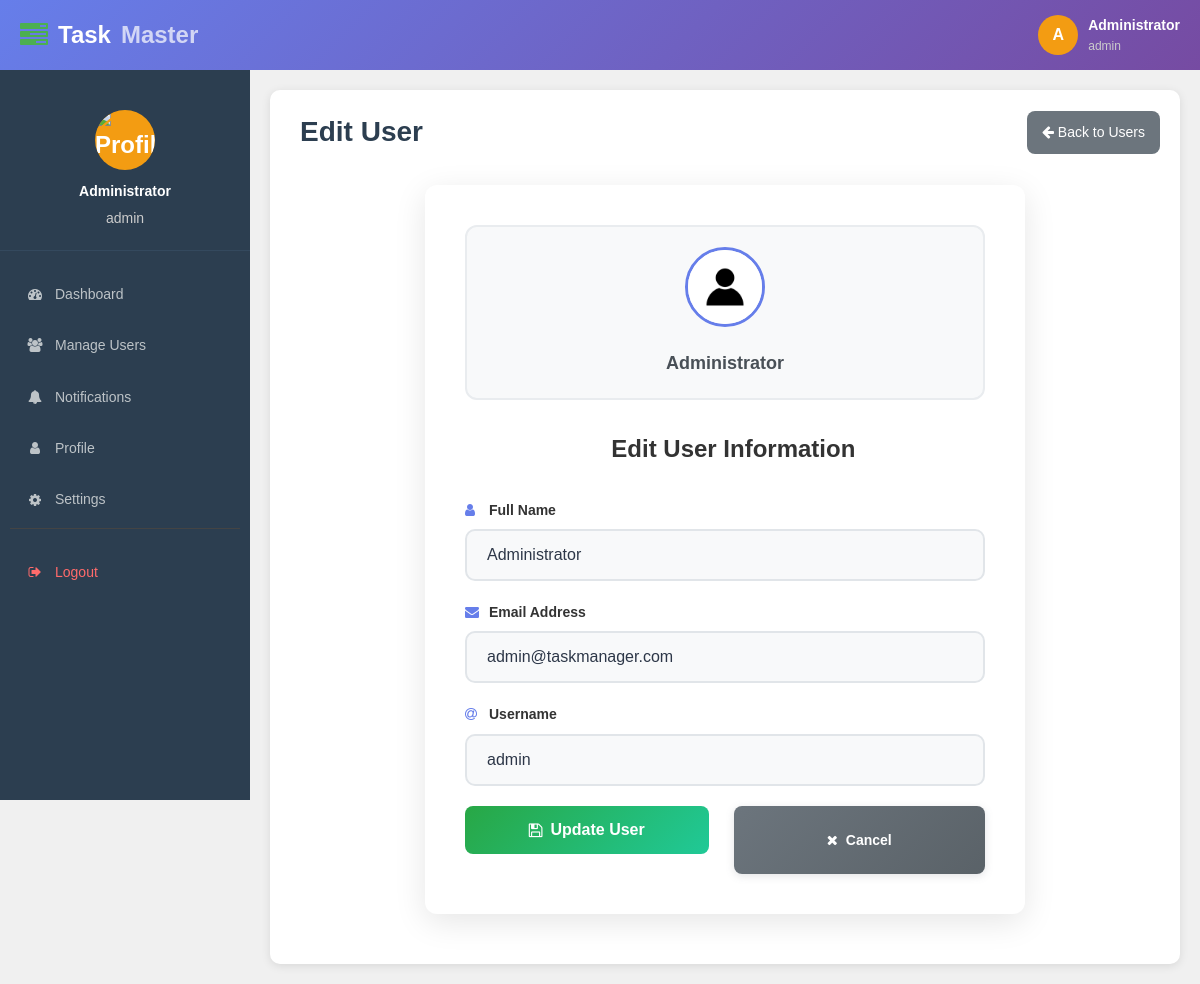
/edit-user.php?id=1 (signed in), run on the app's committed database.
### tables this page shows
CREATE TABLE users (
    id INT AUTO_INCREMENT PRIMARY KEY,
    full_name VARCHAR(100) NOT NULL,
    email VARCHAR(150) NOT NULL UNIQUE, 
    username VARCHAR(50) NOT NULL UNIQUE,
    password VARCHAR(255) NOT NULL,
    role ENUM('admin', 'employee') NOT NULL DEFAULT 'employee',
    profile_image VARCHAR(255) NULL,
    avatar_letter CHAR(1) NULL,
    avatar_color VARCHAR(7) NULL,
    created_at TIMESTAMP DEFAULT CURRENT_TIMESTAMP,
    updated_at TIMESTAMP DEFAULT CURRENT_TIMESTAMP ON UPDATE CURRENT_TIMESTAMP,
    
    INDEX idx_username (username),
    INDEX idx_email (email),
    INDEX idx_role (role)
);

### app/Model/User.php (called while the page is built, shortened)
<?php
function get_user_by_id($conn, $id){
    $sql = "SELECT id, full_name, email, username, password, role, profile_image, avatar_letter, avatar_color FROM users WHERE id=?";
    $stmt = $conn->prepare($sql);
    $stmt->execute([$id]);
    if ($stmt->rowCount() == 1) {
        return $stmt->fetch();
    } else {
        return 0;
    }
}

### edit-user.php (the view, shortened to what this page needs)
<?php
if (isset($_SESSION['role']) && isset($_SESSION['id'])) {
    if ($_SESSION['role'] == 'admin') {
        include "DB_connection.php";
        include "app/Model/User.php";
         $user = get_user_by_id($conn, $_GET['id']);
?>
<!DOCTYPE html>
<html>
<head>
    <link rel="stylesheet" href="https://stackpath.bootstrapcdn.com/font-awesome/4.7.0/css/font-awesome.min.css">
    <link rel="stylesheet" href="css/style.css">
</head>
<body>
    <?php include "inc/header.php"; ?>
    <?php include "inc/nav.php"; ?>
    <div class="body">
        <section class="section-1">
            <div class="title">
                <h1>
                    Edit User
                </h1>
                <a href="user.php" class="back-btn">
                    <i class="fa fa-arrow-left"></i>
                    Back to Users
                </a>
            </div>
            <div class="form-container">
                <div class="user-profile">
                    <img src="img/user.jpg" alt="User Avatar">
                    <h4><?=htmlspecialchars($user['full_name'])?></h4>
                </div>
                <div class="form-title">
                    Edit User Information
                </div>
                <form method="POST" action="app/update-user.php" class="responsive-form">
                    <div class="input-holder">
                        <label>
                            <i class="fa fa-user"></i>Full Name
                        </label>
                        <input type="text"
                               name="full_name"
                               value="<?=htmlspecialchars($user['full_name'])?>"
                               required
                               class="form-control"
                               placeholder="Enter full name">
                    </div>
                    <div class="input-holder">
                        <label>
                            <i class="fa fa-envelope"></i>Email Address
                        </label>
                        <input type="email"
                               name="email"
                               value="<?=htmlspecialchars($user['email'])?>"
                               required
                               class="form-control"
                               placeholder="Enter email address">
                    </div>
                    <div class="input-holder">
                        <label>
                            <i class="fa fa-at"></i>Username
                        </label>
                        <input type="text"
                               name="user_name"
                               value="<?=htmlspecialchars($user['username'])?>"
                               required
                               class="form-control"
                               placeholder="Enter username">
                    </div>
                    <div class="button-group">
                        <button type="submit" class="btn btn-primary">
                            <i class="fa fa-save"></i> Update User
                        </button>
                        <a href="user.php" class="btn btn-secondary">
                            <i class="fa fa-times"></i> Cancel
                        </a>
                    </div>
                </form>
            </div>
        </section>
    </div>
</body>
</html>
<?php
    } else {
        $em = "You don't have permission to view this page";
        header("Location: index.php?error=$em");
        exit();
    }
} else {
    $em = "First login";
    header("Location: login.php?error=$em");
    exit();
}
?>

### css/style.css (style rules this page uses)
* { margin: 0; padding: 0; box-sizing: border-box; text-decoration: none; list-style: none; }
body { background-color: #f0f0f0; font-family: Arial, sans-serif; visibility: visible !important; opacity: 1 !important; line-height: 1.6; }
html, body { overflow-x: hidden; }
.header, .side-bar, .body { will-change: auto; backface-visibility: hidden; }
img { max-width: 100%; height: auto; }
.body { margin-left: 250px; margin-top: 70px; padding: 20px; min-height: calc(100vh - 70px); transition: margin-left 0.3s ease; }
.section-1 { background: #fff; border-radius: 10px; padding: 20px; box-shadow: 0 2px 10px rgba(0,0,0,0.1); }
.form-control { width: 100%; padding: 16px 20px; border: 2px solid #e2e8f0; border-radius: 12px; font-size: 16px; transition: all 0.3s ease; background: #f8fafc; color: #2d3748; box-sizing: border-box; }
.form-control::placeholder { color: #a0aec0; }
.form-control { width: 100%; padding: 15px 20px; border: 2px solid #e1e5e9; border-radius: 10px; font-size: 16px; transition: all 0.3s ease; background: #f8f9fa; }
.btn-primary { width: 100%; padding: 15px; background: linear-gradient(135deg, #667eea 0%, #764ba2 100%); color: white; border: none; border-radius: 10px; font-size: 16px; font-weight: 600; cursor: pointer; transition: all 0.3s ease; margin-bottom: 20px; }
.form-control { width: 100%; padding: 12px 15px; border: 1px solid #ddd; border-radius: 6px; font-size: 14px; transition: border-color 0.3s ease; background: #fff; color: #333; box-sizing: border-box; }
.form-control::placeholder { color: #999; }
.btn-primary { width: 100%; padding: 12px; background: linear-gradient(135deg, #667eea, #764ba2); color: white; border: none; border-radius: 6px; font-size: 14px; font-weight: 500; cursor: pointer; transition: all 0.3s ease; }
.form-container { max-width: 600px; margin: 30px auto; background: white; padding: 40px; border-radius: 12px; box-shadow: 0 8px 32px rgba(0,0,0,0.1); }
.form-title { text-align: center; margin-bottom: 30px; color: #333; font-size: 24px; font-weight: 700; }
.back-btn { background: #6c757d; color: white; padding: 10px 15px; border-radius: 8px; text-decoration: none; font-size: 14px; display: inline-block; transition: all 0.3s ease; }
.input-holder { margin-bottom: 20px; }
.input-holder label { display: block; margin-bottom: 8px; color: #333; font-weight: 600; font-size: 14px; }
.input-holder label i { color: #667eea; margin-right: 8px; width: 16px; }
.form-control { width: 100%; padding: 12px 15px; border: 2px solid #e1e5e9; border-radius: 8px; font-size: 16px; background: #f8f9fa; box-sizing: border-box; transition: all 0.3s ease; }
.btn { width: 100%; padding: 15px 20px; border: none; border-radius: 8px; font-size: 16px; font-weight: 600; cursor: pointer; transition: all 0.3s ease; display: flex; align-items: center; justify-content: center; gap: 8px; }
.btn-primary { background: linear-gradient(135deg, #28a745 0%, #20c997 100%); color: white; }
.btn-secondary { background: #6c757d; color: white; text-decoration: none; text-align: center; }
.button-group { display: flex; gap: 15px; margin-top: 20px; }
.button-group .btn { flex: 1; width: auto; }
.title { display: flex; justify-content: space-between; align-items: center; margin-bottom: 25px; flex-wrap: wrap; gap: 15px; }
.title h1 { font-size: 28px; color: #2c3e50; font-weight: 700; margin: 0; display: flex; align-items: center; gap: 10px; }
.form-control { width: 100%; padding: 15px 20px; border: 2px solid #e1e5e9; border-radius: 10px; font-size: 16px; transition: all 0.3s ease; background: #f8f9fa; box-sizing: border-box; }
.btn-secondary { background: linear-gradient(135deg, #6c757d 0%, #5a6268 100%); color: white; border: none; padding: 12px 24px; border-radius: 8px; font-size: 14px; font-weight: 600; cursor: pointer; transition: all 0.3s ease; display: inline-flex; align-items: center; gap: 8px; margin-left: 10px; box-shadow: 0 2px 8px rgba(108, 117, 125, 0.2); }

### data on the page
users: full_name "Administrator", email "admin@taskmanager.com", user_name "admin"

### other printed values
substr($_SESSION['full_name'], 0, 1) "A"
$_SESSION['full_name'] "Administrator"
$_SESSION['role'] "admin"
